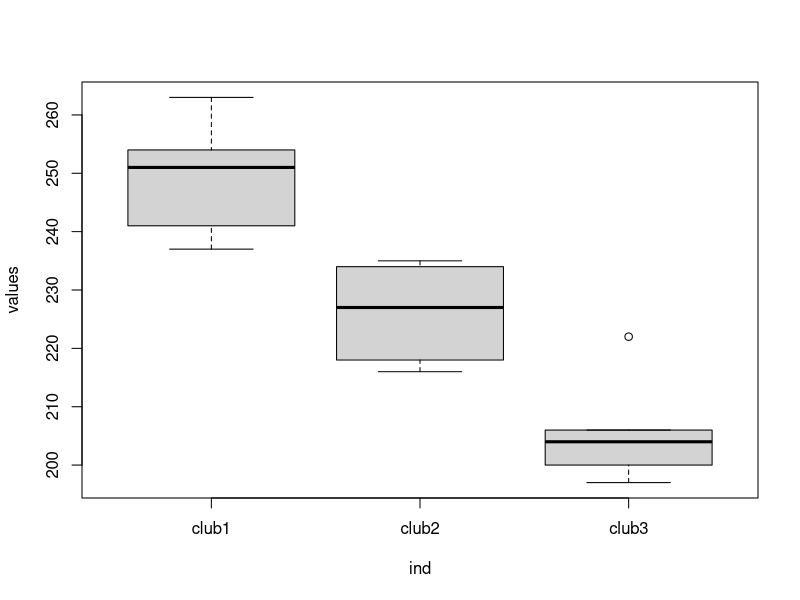
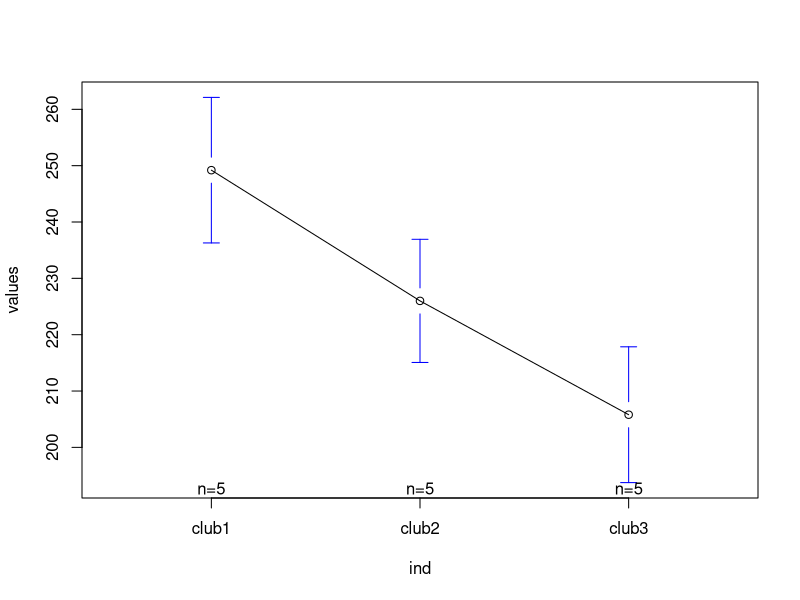
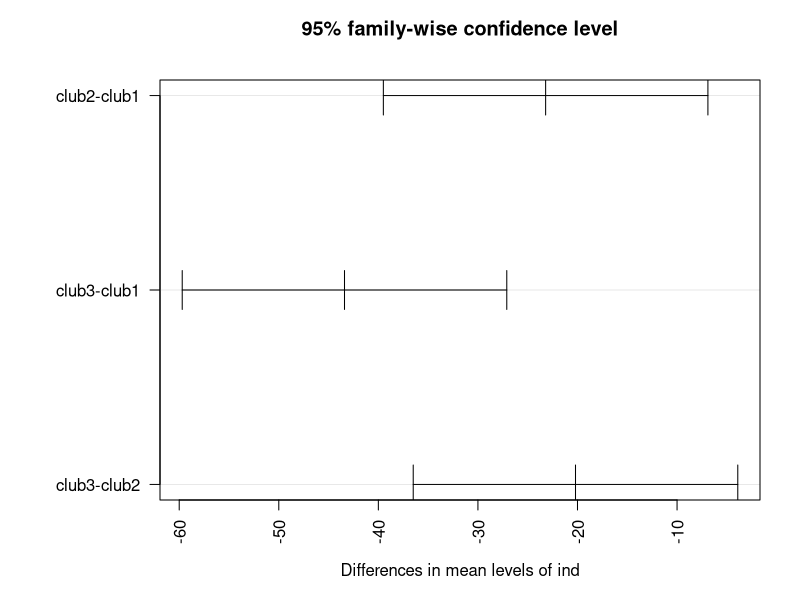

The R source for these figures, in order: (Note: this script raises an error after producing the figures.)
#Anova2
#Golf Club Example
club1 = c(254, 263, 241, 237, 251) 
club2 = c(234, 218, 235, 227, 216)
club3 = c(200, 222, 197, 206, 204)
cbind(club1, club2, club3)
df = data.frame(cbind(club1, club2, club3))
df
dfstack = stack(df)
#unstack(stack(df))  # back orginal structure

colMeans((df))
(x1m = colMeans(df)[1])
(x2m = colMeans(df)[2])
(x3m = colMeans(df)[3])
(xm = mean(dfstack$values))
(n= dim(df)[1])
(SSA = n * (x1m - xm)^2 + n * (x2m - xm)^2 + n * (x3m - xm)^2 )
(SSW = sum((club1 - x1m)^2) + sum((club2 - x2m)^2) + sum((club3 - x3m)^2))
(MSA = SSA / (dim(df)[2]-1))
(MSW = SSW / (nrow(dfstack)-length(df)))
(FSTAT = MSA/ MSW)
df1 = 3 - 1 # gp - 1
df2 = 15 - 3 # n - gps
qf(.95, df1=3-1, df2=15-3)
#FSTAT > FCV  : Reject Ho : Means are not same 

# R Method
head(dfstack)
dfstack$ind = factor(dfstack$ind)
aggregate(dfstack$values, by=list(dfstack$ind), FUN=mean)
aggregate(dfstack$values, by=list(dfstack$ind), FUN=sd)

(fit1w = aov(values ~ ind, data=dfstack))
summary(fit1w)
# Fvalue and P predict the same
boxplot(values ~ ind, data=dfstack)

#Mean Plot
gplots::plotmeans(values ~ ind, data=dfstack)

#pg-btech should significant differences
TukeyHSD(fit1w)
par(las=2)
par(mar=c(5,8,4,2))
plot(TukeyHSD(fit1w))

#Same letters don't have significant differences in means
par(las=0)
library(multcomp)
par(mar=c(5,4,6,2))
#tuk = glht(fit1w, linfct = mcp(values='Tukey'))
#plot(cld(tuk, level=.05), col='lightgrey')

#Normality Test for DV
car::qqPlot(lm(values ~ ind, data=dfstack), simulate=T, labels=F)

#Equal Variance - Pass
bartlett.test(values ~ ind, data=dfstack)

#No Significant Outliers
car::outlierTest(fit1w)




# Second Problem ----
sup1 = c(18.5, 24, 17.2, 19.9, 18)
sup2 = c(26.3, 25.3, 24, 21.2, 24.5)
sup3 = c(20.6, 25.2, 20.8, 24.7, 22.9)
sup4 = c(25.4, 19.9, 22.6, 17.5, 20.4)

(df2 = data.frame(cbind(sup1,sup2, sup3,sup4)))
colSums(df2)
colMeans(df2)
addmargins(as.matrix(df2), FUN=list(list(sum, sd,length), list(length)))

(df2stack = stack(df2))

str(df2stack)
mean(df2stack$values)

(c=length(df2))
(n=nrow(df2stack))

colMeans((df2))
(x1m = colMeans(df2)[1])
(x2m = colMeans(df2)[2])
(x3m = colMeans(df2)[3])
(x4m = colMeans(df2)[2])

(xm = mean(df2stack$values))
(n= dim(df2)[1])  # no of values for each supp

(SSA = n * (x1m - xm)^2 + n * (x2m - xm)^2 + n * (x3m - xm)^2  + n * (x4m - xm)^2 ) 
(SSW = sum((sup1 - x1m)^2) + sum((sup2 - x2m)^2) + sum((sup3 - x3m)^2) + sum((sup4 - x4m)^2))
(MSA = SSA / (dim(df)[2]-1))
(MSW = SSW / (nrow(df2stack)-length(df2)))
(FSTAT = MSA/ MSW)

(FCV = qf(.95, df1 = c-1, df2=n-c))   # F Critical Value


# R Method
head(df2stack)
df2stack$ind = factor(df2stack$ind)
aggregate(df2stack$values, by=list(df2stack$ind), FUN=mean)
aggregate(df2stack$values, by=list(df2stack$ind), FUN=sd)

(fit2w = aov(values ~ ind, data=df2stack))
summary(fit2w)
# Fvalue and P predict the same
boxplot(values ~ ind, data=df2stack)

#Mean Plot
gplots::plotmeans(values ~ ind, data=df2stack)

#pg-btech should significant differences
TukeyHSD(fit2w)
par(las=2)
par(mar=c(5,8,4,2))
plot(TukeyHSD(fit2w))

#Same letters don't have significant differences in means
par(las=0)
library(multcomp)
par(mar=c(5,4,6,2))
#tuk = glht(fit2w, linfct = mcp(values='Tukey'))
#plot(cld(tuk, level=.05), col='lightgrey')

#Normality Test for DV
car::qqPlot(lm(values ~ ind, data=df2stack), simulate=T, labels=F)

#Equal Variance - Pass
bartlett.test(values ~ ind, data=df2stack)

#No Significant Outliers
car::outlierTest(fit2w)
